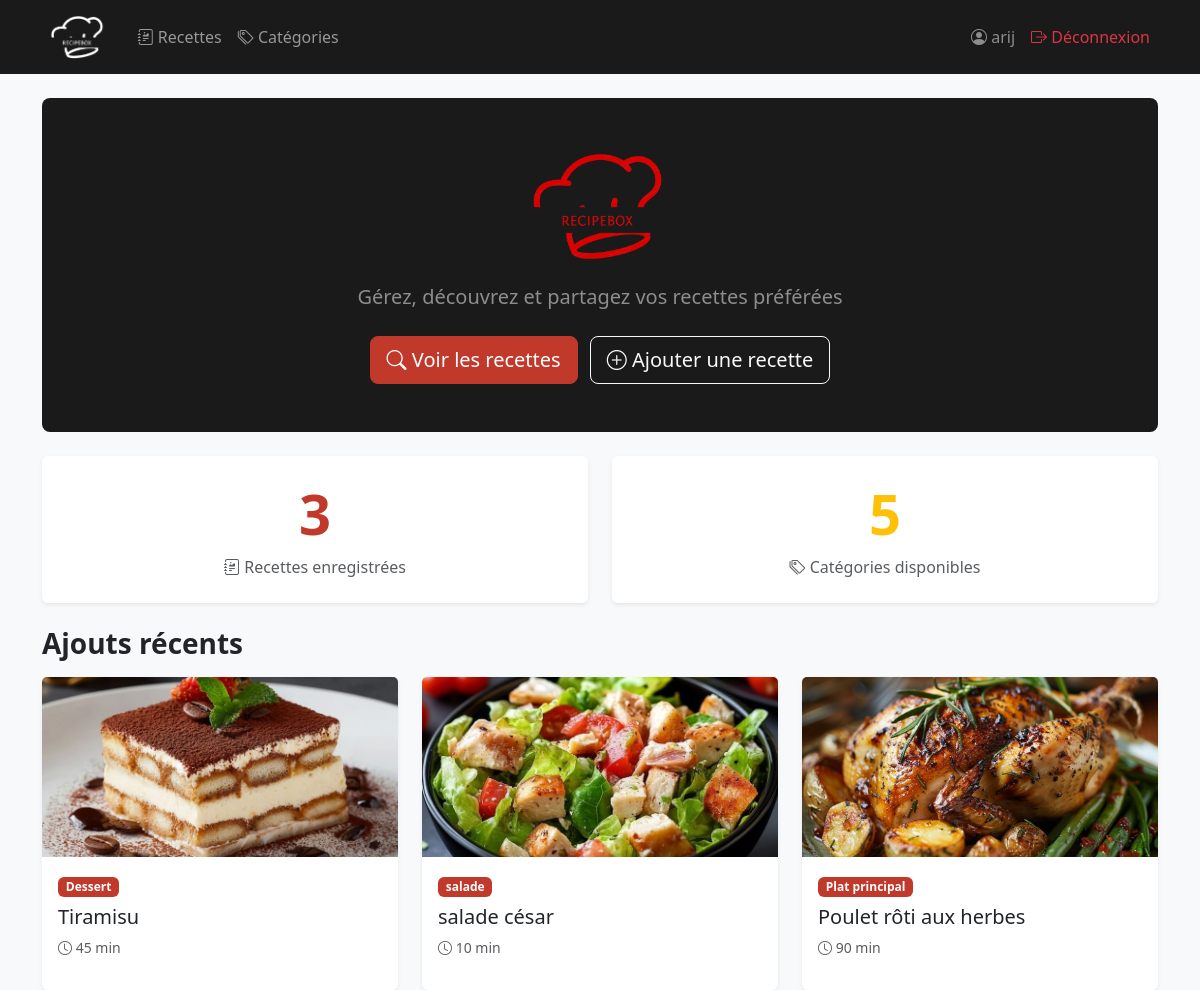
The app's page / (signed in) with its own data.
### recettes/models.py (models this page shows, shortened)
class Recette(models.Model):
    nom = models.CharField(max_length=200)
    ingredients = models.TextField()
    instructions = models.TextField()
    duree_preparation = models.IntegerField(help_text="Durée en minutes")
    date_creation = models.DateTimeField(auto_now_add=True)
    categorie = models.ForeignKey(
        Categorie,
        on_delete=models.CASCADE,
        related_name="recettes"
    )
    image = models.ImageField(upload_to='recettes/', blank=True, null=True)

class Categorie(models.Model):
    nom = models.CharField(max_length=100)
    class Meta:
        verbose_name = "Catégorie"
        verbose_name_plural = "Catégories"

### recettes/views.py (the view)
# urls.py: path('', views.home, name='home'),
def home(request):
    total_recettes = Recette.objects.count()
    total_categories = Categorie.objects.count()
    recettes_recentes = Recette.objects.order_by('-date_creation')[:3]
    return render(request, 'recettes/home.html', {
        'total_recettes': total_recettes,
        'total_categories': total_categories,
        'recettes_recentes': recettes_recentes,
    })

### recettes/templates/recettes/home.html (shortened to what this page needs)
{% extends 'recettes/base.html' %}
{% load static %}
{% block content %}
<div class="text-center py-5 mb-4 rounded-3 text-white" style="background-color: #1a1a1a;">
    <img src="{% static 'recettes/logo.png' %}" alt="RecipeBox" style="height: 120px;" class="mb-3">
    <p class="lead text-white-50 mb-4">Gérez, découvrez et partagez vos recettes préférées</p>
    <a href="{% url 'liste_recettes' %}" class="btn btn-danger btn-lg me-2">
        <i class="bi bi-search"></i> Voir les recettes
    </a>
    <a href="{% url 'ajouter_recette' %}" class="btn btn-outline-light btn-lg">
        <i class="bi bi-plus-circle"></i> Ajouter une recette
    </a>
</div>
<div class="row g-4 mb-4">
    <div class="col-md-6">
        <div class="card text-center border-0 shadow-sm">
            <div class="card-body py-4">
                <h2 class="display-4 fw-bold" style="color:#c0392b;">{{ total_recettes }}</h2>
                <p class="text-muted mb-0"><i class="bi bi-journal-richtext"></i> Recettes enregistrées</p>
            </div>
        </div>
    </div>
    <div class="col-md-6">
        <div class="card text-center border-0 shadow-sm">
            <div class="card-body py-4">
                <h2 class="display-4 fw-bold text-warning">{{ total_categories }}</h2>
                <p class="text-muted mb-0"><i class="bi bi-tags"></i> Catégories disponibles</p>
            </div>
        </div>
    </div>
</div>
{% if recettes_recentes %}
<h3 class="mb-3 fw-semibold">Ajouts récents</h3>
<div class="row g-4">
    {% for r in recettes_recentes %}
    <div class="col-md-4">
        <div class="card h-100 border-0 shadow-sm">
            {% if r.image %}
                <img src="{{ r.image.url }}" class="card-img-top recette-img" alt="{{ r.nom }}">
            {% else %}
                <div class="card-img-top recette-img d-flex align-items-center justify-content-center"
                     style="background-color:#1a1a1a;">
                    <img src="{% static 'recettes/logo.png' %}" style="height:70px; opacity:0.4;" alt="">
                </div>
            {% endif %}
            <div class="card-body">
                <span class="badge mb-2" style="background-color:#c0392b;">{{ r.categorie.nom }}</span>
                <h5 class="card-title">{{ r.nom }}</h5>
                <p class="text-muted small"><i class="bi bi-clock"></i> {{ r.duree_preparation }} min</p>
            </div>
        </div>
    </div>
    {% endfor %}
</div>
{% endif %}
{% endblock %}

### recettes/templates/recettes/base.html (shortened to what this page needs)
{% load static %}
<!DOCTYPE html>
<html lang="fr">
<head>
    <link href="https://cdn.jsdelivr.net/npm/bootstrap@5.3.0/dist/css/bootstrap.min.css" rel="stylesheet">
    <link href="https://cdn.jsdelivr.net/npm/bootstrap-icons@1.11.0/font/bootstrap-icons.css" rel="stylesheet">
</head>
<body>
<nav class="navbar navbar-expand-lg navbar-dark" style="background-color: #1a1a1a;">
    <div class="container">
        <a class="navbar-brand d-flex align-items-center gap-2" href="{% url 'home' %}">
            <img src="{% static 'recettes/logo.png' %}" alt="RecipeBox logo">
        </a>
        <div class="collapse navbar-collapse" id="navbarNav">
            <ul class="navbar-nav me-auto">
                {% if user.is_authenticated %}
                <li class="nav-item">
                    <a class="nav-link" href="{% url 'liste_recettes' %}">
                        <i class="bi bi-journal-richtext"></i> Recettes
                    </a>
                </li>
                <li class="nav-item">
                    <a class="nav-link" href="{% url 'liste_categories' %}">
                        <i class="bi bi-tags"></i> Catégories
                    </a>
                </li>
                {% endif %}
            </ul>
            <ul class="navbar-nav">
                {% if user.is_authenticated %}
                <li class="nav-item">
                    <span class="nav-link text-white-50">
                        <i class="bi bi-person-circle"></i> {{ user.username }}
                    </span>
                </li>
                <li class="nav-item">
                    <a class="nav-link text-danger" href="{% url 'logout' %}">
                        <i class="bi bi-box-arrow-right"></i> Déconnexion
                    </a>
                </li>
                {% endif %}
            </ul>
        </div>
    </div>
</nav>
<div class="container mt-4">
    {% block content %}{% endblock %}
</div>
</body>
</html>

### recettes/templates/recettes/base.html (style rules this page uses)
body { background-color: #f8f9fa; }
.navbar-brand img { height: 48px; filter: brightness(0) invert(1); }
.card { transition: transform 0.2s; }
.recette-img { height: 180px; object-fit: cover; }
.btn-danger { background-color: #c0392b; border-color: #c0392b; }

### records on screen
Recette: image (picture), categorie.nom "Dessert", nom "Tiramisu", duree_preparation "45"
Recette: image (picture), categorie.nom "salade", nom "salade césar", duree_preparation "10"
Recette: image (picture), categorie.nom "Plat principal", nom "Poulet rôti aux herbes", duree_preparation "90"

### other values on screen
{{ user.username }} "arij"
{{ total_recettes }} "3"
{{ total_categories }} "5"
